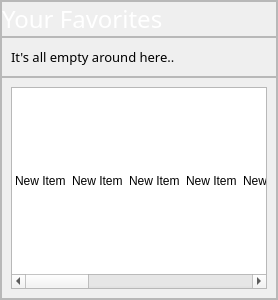
            <widget class="QFrame" name="frame_5">
             <property name="minimumSize">
              <size>
               <width>0</width>
               <height>300</height>
              </size>
             </property>
             <property name="frameShape">
              <enum>QFrame::StyledPanel</enum>
             </property>
             <property name="frameShadow">
              <enum>QFrame::Raised</enum>
             </property>
             <layout class="QGridLayout" name="gridLayout_16">
              <property name="leftMargin">
               <number>0</number>
              </property>
              <property name="topMargin">
               <number>0</number>
              </property>
              <property name="rightMargin">
               <number>0</number>
              </property>
              <property name="bottomMargin">
               <number>0</number>
              </property>
              <property name="spacing">
               <number>0</number>
              </property>
              <item row="0" column="0">
               <widget class="QFrame" name="frame_12">
                <property name="frameShape">
                 <enum>QFrame::StyledPanel</enum>
                </property>
                <property name="frameShadow">
                 <enum>QFrame::Raised</enum>
                </property>
                <layout class="QGridLayout" name="gridLayout_14">
                 <property name="leftMargin">
                  <number>0</number>
                 </property>
                 <property name="topMargin">
                  <number>0</number>
                 </property>
                 <property name="rightMargin">
                  <number>0</number>
                 </property>
                 <property name="bottomMargin">
                  <number>0</number>
                 </property>
                 <property name="horizontalSpacing">
                  <number>0</number>
                 </property>
                 <item row="0" column="0">
                  <widget class="QLabel" name="label_2">
                   <property name="font">
                    <font>
                     <family>Inter 24pt SemiBold</family>
                     <pointsize>18</pointsize>
                    </font>
                   </property>
                   <property name="styleSheet">
                    <string notr="true">background-color:rgba(0,0,0,0); color:white;</string>
                   </property>
                   <property name="text">
                    <string>Your Favorites</string>
                   </property>
                  </widget>
                 </item>
                </layout>
               </widget>
              </item>
              <item row="1" column="0">
               <widget class="QFrame" name="frame_16">
                <property name="frameShape">
                 <enum>QFrame::StyledPanel</enum>
                </property>
                <property name="frameShadow">
                 <enum>QFrame::Raised</enum>
                </property>
                <layout class="QGridLayout" name="gridLayout_25">
                 <item row="0" column="0">
                  <widget class="QLabel" name="label_7">
                   <property name="maximumSize">
                    <size>
                     <width>180</width>
                     <height>16777215</height>
                    </size>
                   </property>
                   <property name="font">
                    <font>
                     <family>Inter 18pt Light</family>
                     <pointsize>10</pointsize>
                    </font>
                   </property>
                   <property name="text">
                    <string>It's all empty around here..</string>
                   </property>
                  </widget>
                 </item>
                 <item row="0" column="1">
                  <spacer name="horizontalSpacer_5">
                   <property name="orientation">
                    <enum>Qt::Horizontal</enum>
                   </property>
                   <property name="sizeHint" stdset="0">
                    <size>
                     <width>40</width>
                     <height>20</height>
                    </size>
                   </property>
                  </spacer>
                 </item>
                </layout>
               </widget>
              </item>
              <item row="2" column="0">
               <widget class="QFrame" name="frame_13">
                <property name="frameShape">
                 <enum>QFrame::StyledPanel</enum>
                </property>
                <property name="frameShadow">
                 <enum>QFrame::Raised</enum>
                </property>
                <layout class="QGridLayout" name="gridLayout_15">
                 <item row="1" column="0">
                  <widget class="QListWidget" name="favourites">
                   <property name="styleSheet">
                    <string notr="true">    QListWidget::item {
        selection-background-color: transparent; /* No background on selection */
        selection-color: transparent;            /* No text color change on selection */
        outline: none;              
	border:none;             /* Remove white selection border */
    }

    QListWidget::item:hover {
        background-color: transparent;           /* No hover effect */                     
        outline: none;              
	border:none; /* Keep the same text color */
    }

    QListWidget::item:selected {
        background-color: transparent;           /* No background on selection */
             /* No selection border */
        outline: none;              
	border:none;
    }</string>
                   </property>
                   <property name="textElideMode">
                    <enum>Qt::ElideLeft</enum>
                   </property>
                   <property name="verticalScrollMode">
                    <enum>QAbstractItemView::ScrollPerPixel</enum>
                   </property>
                   <property name="horizontalScrollMode">
                    <enum>QAbstractItemView::ScrollPerPixel</enum>
                   </property>
                   <property name="movement">
                    <enum>QListView::Static</enum>
                   </property>
                   <property name="flow">
                    <enum>QListView::LeftToRight</enum>
                   </property>
                   <property name="isWrapping" stdset="0">
                    <bool>false</bool>
                   </property>
                   <property name="resizeMode">
                    <enum>QListView::Fixed</enum>
                   </property>
                   <property name="layoutMode">
                    <enum>QListView::SinglePass</enum>
                   </property>
                   <property name="spacing">
                    <number>8</number>
                   </property>
                   <property name="viewMode">
                    <enum>QListView::ListMode</enum>
                   </property>
                   <property name="uniformItemSizes">
                    <bool>true</bool>
                   </property>
                   <property name="selectionRectVisible">
                    <bool>false</bool>
                   </property>
                   <item>
                    <property name="text">
                     <string>New Item</string>
                    </property>
                   </item>
                   <item>
                    <property name="text">
                     <string>New Item</string>
                    </property>
                   </item>
                   <item>
                    <property name="text">
                     <string>New Item</string>
                    </property>
                   </item>
                   <item>
                    <property name="text">
                     <string>New Item</string>
                    </property>
                   </item>
                   <item>
                    <property name="text">
                     <string>New Item</string>
                    </property>
                   </item>
                   <item>
                    <property name="text">
                     <string>New Item</string>
                    </property>
                   </item>
                   <item>
                    <property name="text">
                     <string>New Item</string>
                    </property>
                   </item>
                   <item>
                    <property name="text">
                     <string>New Item</string>
                    </property>
                   </item>
                   <item>
                    <property name="text">
                     <string>New Item</string>
                    </property>
                   </item>
                   <item>
                    <property name="text">
                     <string>New Item</string>
                    </property>
                   </item>
                   <item>
                    <property name="text">
                     <string>New Item</string>
                    </property>
                   </item>
                   <item>
                    <property name="text">
                     <string>New Item</string>
                    </property>
                   </item>
                   <item>
                    <property name="text">
                     <string>New Item</string>
                    </property>
                   </item>
                   <item>
                    <property name="text">
                     <string>New Item</string>
                    </property>
                   </item>
                   <item>
                    <property name="text">
                     <string>New Item</string>
                    </property>
                   </item>
                   <item>
                    <property name="text">
                     <string>New Item</string>
                    </property>
                   </item>
                  </widget>
                 </item>
                </layout>
               </widget>
              </item>
             </layout>
            </widget>
